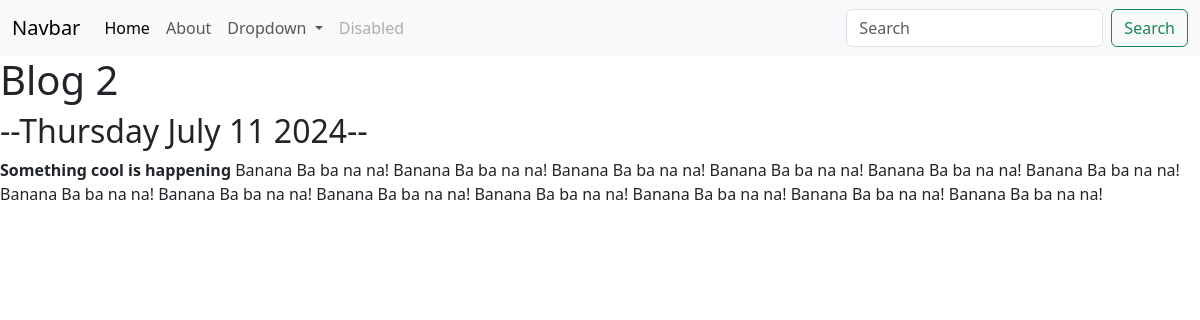
The app's page /blog/2/ with its own data.
### blog/models.py (models this page shows, shortened)
class Blog(models.Model):
    title = models.CharField(max_length=200)
    description = models.TextField()
    date = models.DateField()

### blog/views.py (the view)
# urls.py: path('<int:blog_id>/', views.detail, name='detail'),
def detail(request, blog_id):
    blog = get_object_or_404(Blog, pk=blog_id)
    return render(request, 'blog/detail.html', {"blog":blog})

### blog/templates/blog/detail.html
{% extends 'portfolio/base.html' %}
{% block content %}
<h1>{{ blog.title }}</h1>
<h2>--{{ blog.date|date:'l F j o' }}--</h2>
{{ blog.description|safe }}
{% endblock %}

### records on screen
Blog: title "Blog 2", date "Thursday July 11 2024", description "Something cool is happening Banana Ba ba na na! Banana Ba ba na na! Banana Ba ba na na! Banana Ba ba na na! Banana Ba ba na na! Banana Ba ba na na! Banana Ba ba na na! Banana Ba ba na na! Banana Ba ba na na! Banana Ba ba na na! Banana Ba ba na na! Banana Ba ba na na! Banana Ba ba na na!"
